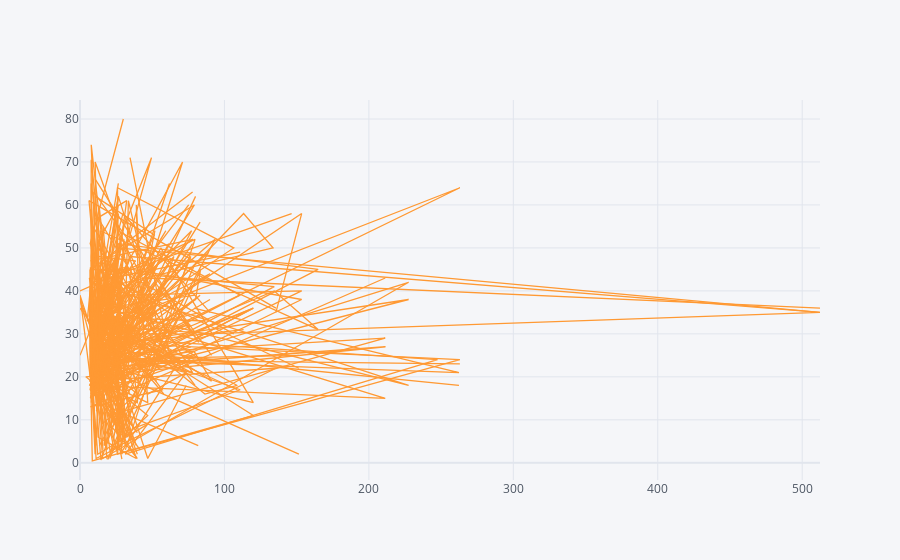

The notebook cell saved with this chart:
### Code cell
df2.iplot( x='fare', y='age',kind='line')

### Figure 1 — Plotly figure (JSON) as saved in the notebook; plotly's stock layout.template omitted (floating-point values rounded to 4 significant figures; data arrays with more than 128 entries replaced by an {"elided": "..."} marker saying what was removed)
{"data": [{"line": {"color": "rgba(255, 153, 51, 1.0)", "dash": "solid", "shape": "linear", "width": 1.3}, "mode": "lines", "name": "age", "text": "", "type": "scatter", "x": {"elided": "891 float values"}, "y": {"elided": "891 mixed values"}}], "layout": {"legend": {"bgcolor": "#F5F6F9", "font": {"color": "#4D5663"}}, "paper_bgcolor": "#F5F6F9", "plot_bgcolor": "#F5F6F9", "title": {"font": {"color": "#4D5663"}}, "xaxis": {"gridcolor": "#E1E5ED", "showgrid": true, "tickfont": {"color": "#4D5663"}, "title": {"font": {"color": "#4D5663"}, "text": ""}, "zerolinecolor": "#E1E5ED"}, "yaxis": {"gridcolor": "#E1E5ED", "showgrid": true, "tickfont": {"color": "#4D5663"}, "title": {"font": {"color": "#4D5663"}, "text": ""}, "zerolinecolor": "#E1E5ED"}}}
